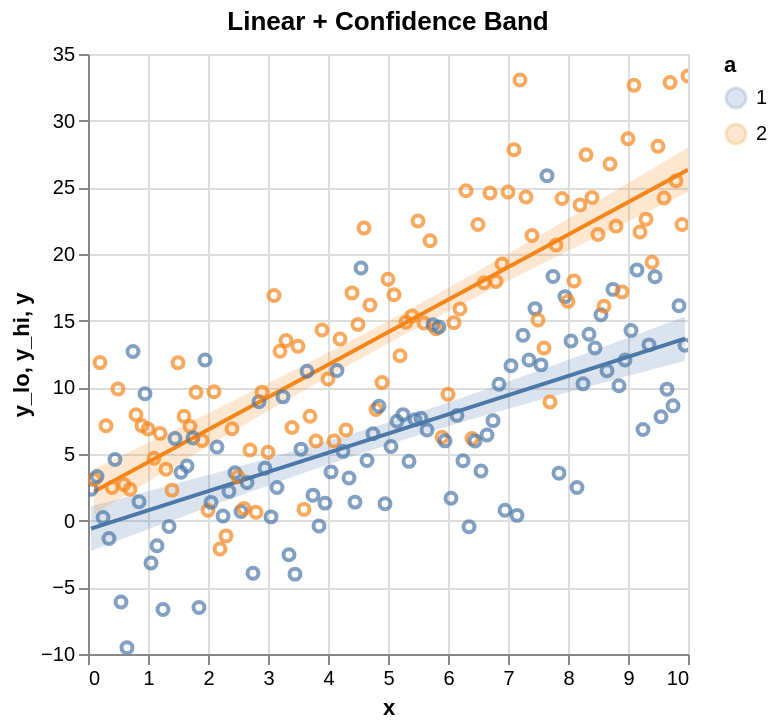

Source (Vega-Lite JSON):
### Vega-Lite specification from a JSON file in a GitHub repository (floating-point values rounded to 4 significant figures; data arrays with more than 128 entries replaced by an {"elided": "..."} marker saying what was removed)
{"$schema": "https://vega.github.io/schema/vega-lite/v5.json", "height": 300, "layer": [{"encoding": {"x": {"field": "x", "type": "quantitative"}, "y2": {"field": "y_hi"}, "color": {"field": "a", "type": "nominal"}, "y": {"field": "y_lo", "type": "quantitative"}}, "data": {"values": {"elided": "200 records"}}, "params": [{"name": "grid", "bind": "scales", "select": {"encodings": ["x", "y"], "type": "interval"}}], "mark": {"line": false, "type": "area", "opacity": 0.2}}, {"encoding": {"x": {"field": "x", "type": "quantitative"}, "color": {"field": "a", "type": "nominal"}, "y": {"field": "y", "type": "quantitative"}}, "data": {"values": {"elided": "200 records"}}, "mark": {"type": "line"}, "transform": [{"method": "linear", "regression": "y", "on": "x", "groupby": ["a"]}]}, {"encoding": {"tooltip": [{"field": "x", "type": "quantitative"}, {"field": "a", "type": "nominal"}, {"field": "y", "type": "quantitative"}], "x": {"field": "x", "type": "quantitative"}, "color": {"field": "a", "type": "nominal"}, "y": {"field": "y", "type": "quantitative"}}, "mark": "point"}], "data": {"values": {"elided": "200 records"}}, "title": "Linear + Confidence Band"}
